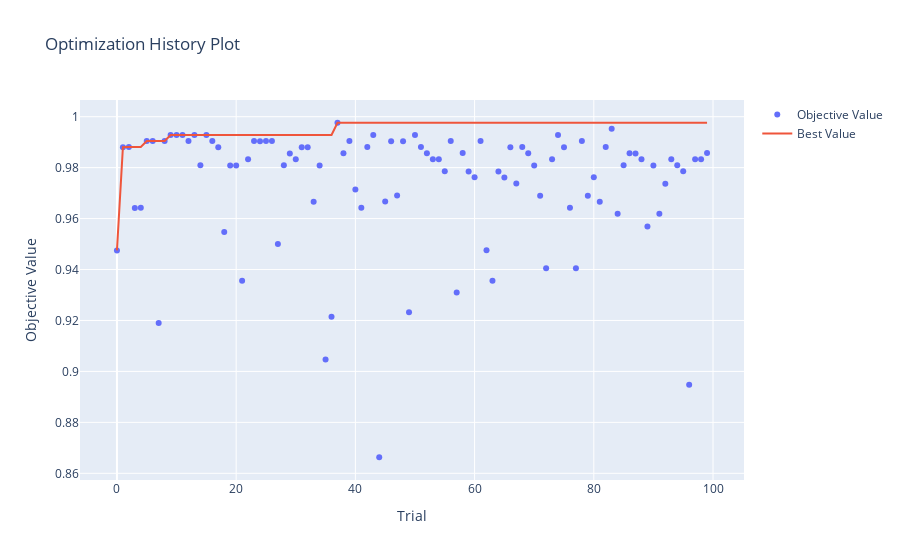
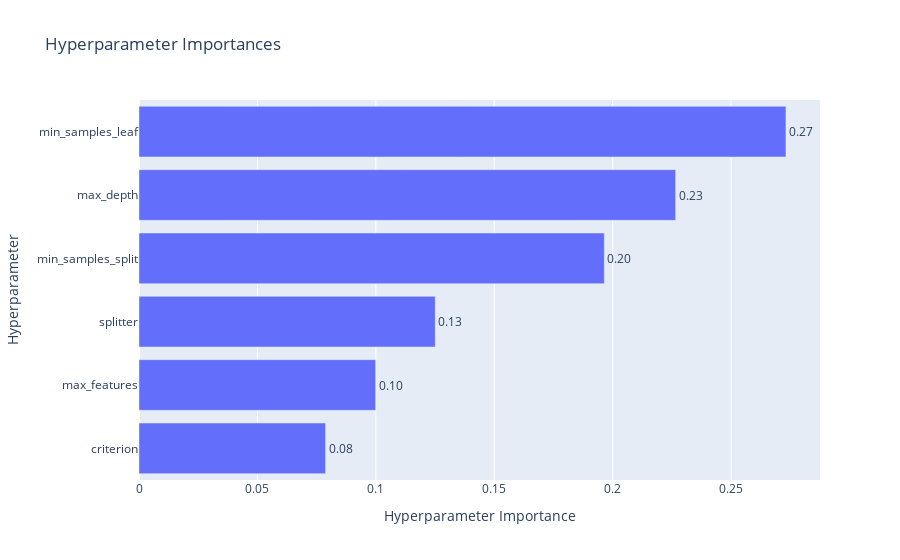

Notebook source saved alongside these figures, in order:
### Markdown cell above
LightGBM is too strong for this Dataset, we switch to Decision Tree because performance may be the same but we gain a lot regaring interpretability

### Code cell
import pandas as pd
import numpy as np
from sklearn.tree import DecisionTreeClassifier
from sklearn.model_selection import GroupKFold
from sklearn.metrics import accuracy_score
import optuna

# Load the data
file_path = "AF3_FeatReduc.xlsx"
data = pd.read_excel(file_path)
y = data["Type"]
X = data.iloc[:, 1:-1]
subjects = data["Sub"]

# Define the cross-validation strategy
gkf = GroupKFold(n_splits=7)  # Since there are 7 players

# Define the objective function for Optuna
def objective(trial):
    # Hyperparameters to tune for DecisionTreeClassifier
    param = {
        'criterion': trial.suggest_categorical('criterion', ['gini', 'entropy']),
        'splitter': trial.suggest_categorical('splitter', ['best', 'random']),
        'max_depth': trial.suggest_int('max_depth', 1, 15),
        'min_samples_split': trial.suggest_int('min_samples_split', 2, 20),
        'min_samples_leaf': trial.suggest_int('min_samples_leaf', 1, 20),
        'max_features': trial.suggest_categorical('max_features', [ 'sqrt', 'log2', None])
    }
    
    # Storage for fold accuracy
    accuracies = []
    
    for train_idx, test_idx in gkf.split(X, y, groups=subjects):
        print("Training on subjects:", subjects.iloc[train_idx].unique(), "Testing on subject:", subjects.iloc[test_idx].unique())
        X_train, X_test = X.iloc[train_idx], X.iloc[test_idx]
        y_train, y_test = y.iloc[train_idx], y.iloc[test_idx]
        
        # Create and train Decision Tree model
        model = DecisionTreeClassifier(**param)
        model.fit(X_train, y_train)
        
        # Predict on test data
        preds = model.predict(X_test)
        acc = accuracy_score(y_test, preds)
        accuracies.append(acc)
    
    # Calculate the average accuracy across all folds
    average_accuracy = np.mean(accuracies)
    return average_accuracy

# Sampler with a seed for reproducibility
sampler = optuna.samplers.TPESampler(seed=42)

# Create a study object and optimize the objective
study = optuna.create_study(direction='maximize', sampler=sampler)
study.optimize(objective, n_trials=100)  # Modify `n_trials` as per computation resource availability

# Print best parameters
print("Best trial:")
trial = study.best_trial
print(" Accuracy: ", trial.value)
print(" Params: ")
for key, value in trial.params.items():
    print(f"    {key}: {value}")



best_params = study.best_params
best_score = study.best_value

print("Best Hyperparameters:", best_params)
print("Best Score for Top 50,000:", best_score)

history_plot = vis.plot_optimization_history(study)
history_plot.show()

importance_plot = vis.plot_param_importances(study)
importance_plot.show()

slice_plot = vis.plot_slice(study)
slice_plot.show()

### Figure 1 — Plotly figure (JSON) as saved in the notebook; plotly's stock layout.template omitted (floating-point values rounded to 4 significant figures)
{"data": [{"mode": "markers", "name": "Objective Value", "type": "scatter", "x": [0, 1, 2, 3, 4, 5, 6, 7, 8, 9, 10, 11, 12, 13, 14, 15, 16, 17, 18, 19, 20, 21, 22, 23, 24, 25, 26, 27, 28, 29, 30, 31, 32, 33, 34, 35, 36, 37, 38, 39, 40, 41, 42, 43, 44, 45, 46, 47, 48, 49, 50, 51, 52, 53, 54, 55, 56, 57, 58, 59, 60, 61, 62, 63, 64, 65, 66, 67, 68, 69, 70, 71, 72, 73, 74, 75, 76, 77, 78, 79, 80, 81, 82, 83, 84, 85, 86, 87, 88, 89, 90, 91, 92, 93, 94, 95, 96, 97, 98, 99], "y": [0.9475, 0.988, 0.9881, 0.9642, 0.9643, 0.9904, 0.9904, 0.919, 0.9905, 0.9928, 0.9928, 0.9929, 0.9904, 0.9929, 0.981, 0.9929, 0.9905, 0.988, 0.9548, 0.9809, 0.9809, 0.9356, 0.9833, 0.9904, 0.9904, 0.9904, 0.9904, 0.95, 0.9809, 0.9856, 0.9833, 0.988, 0.988, 0.9666, 0.9809, 0.9047, 0.9214, 0.9976, 0.9857, 0.9905, 0.9714, 0.9642, 0.9881, 0.9928, 0.8663, 0.9667, 0.9904, 0.969, 0.9904, 0.9232, 0.9929, 0.9881, 0.9856, 0.9833, 0.9833, 0.9786, 0.9904, 0.931, 0.9857, 0.9785, 0.9762, 0.9905, 0.9475, 0.9356, 0.9785, 0.9761, 0.988, 0.9738, 0.9881, 0.9856, 0.9808, 0.969, 0.9405, 0.9833, 0.9929, 0.988, 0.9643, 0.9405, 0.9905, 0.969, 0.9762, 0.9666, 0.9881, 0.9952, 0.9619, 0.9809, 0.9856, 0.9856, 0.9833, 0.9569, 0.9808, 0.9619, 0.9737, 0.9833, 0.9809, 0.9786, 0.8948, 0.9833, 0.9833, 0.9857]}, {"mode": "lines", "name": "Best Value", "type": "scatter", "x": [0, 1, 2, 3, 4, 5, 6, 7, 8, 9, 10, 11, 12, 13, 14, 15, 16, 17, 18, 19, 20, 21, 22, 23, 24, 25, 26, 27, 28, 29, 30, 31, 32, 33, 34, 35, 36, 37, 38, 39, 40, 41, 42, 43, 44, 45, 46, 47, 48, 49, 50, 51, 52, 53, 54, 55, 56, 57, 58, 59, 60, 61, 62, 63, 64, 65, 66, 67, 68, 69, 70, 71, 72, 73, 74, 75, 76, 77, 78, 79, 80, 81, 82, 83, 84, 85, 86, 87, 88, 89, 90, 91, 92, 93, 94, 95, 96, 97, 98, 99], "y": [0.9475, 0.988, 0.9881, 0.9881, 0.9881, 0.9904, 0.9904, 0.9904, 0.9905, 0.9928, 0.9928, 0.9929, 0.9929, 0.9929, 0.9929, 0.9929, 0.9929, 0.9929, 0.9929, 0.9929, 0.9929, 0.9929, 0.9929, 0.9929, 0.9929, 0.9929, 0.9929, 0.9929, 0.9929, 0.9929, 0.9929, 0.9929, 0.9929, 0.9929, 0.9929, 0.9929, 0.9929, 0.9976, 0.9976, 0.9976, 0.9976, 0.9976, 0.9976, 0.9976, 0.9976, 0.9976, 0.9976, 0.9976, 0.9976, 0.9976, 0.9976, 0.9976, 0.9976, 0.9976, 0.9976, 0.9976, 0.9976, 0.9976, 0.9976, 0.9976, 0.9976, 0.9976, 0.9976, 0.9976, 0.9976, 0.9976, 0.9976, 0.9976, 0.9976, 0.9976, 0.9976, 0.9976, 0.9976, 0.9976, 0.9976, 0.9976, 0.9976, 0.9976, 0.9976, 0.9976, 0.9976, 0.9976, 0.9976, 0.9976, 0.9976, 0.9976, 0.9976, 0.9976, 0.9976, 0.9976, 0.9976, 0.9976, 0.9976, 0.9976, 0.9976, 0.9976, 0.9976, 0.9976, 0.9976, 0.9976]}, {"marker": {"color": "#cccccc"}, "mode": "markers", "name": "Infeasible Trial", "showlegend": false, "type": "scatter", "x": [], "y": []}], "layout": {"title": {"text": "Optimization History Plot"}, "xaxis": {"title": {"text": "Trial"}}, "yaxis": {"title": {"text": "Objective Value"}}}}

### Figure 2 — Plotly figure (JSON) as saved in the notebook; plotly's stock layout.template omitted (floating-point values rounded to 4 significant figures)
{"data": [{"cliponaxis": false, "hovertemplate": ["criterion (CategoricalDistribution): 0.07879797090673246<extra></extra>", "max_features (CategoricalDistribution): 0.09992976213968036<extra></extra>", "splitter (CategoricalDistribution): 0.12508645759378126<extra></extra>", "min_samples_split (IntDistribution): 0.1964580864088194<extra></extra>", "max_depth (IntDistribution): 0.22658257783199087<extra></extra>", "min_samples_leaf (IntDistribution): 0.2731451451189955<extra></extra>"], "name": "Objective Value", "orientation": "h", "text": ["0.08", "0.10", "0.13", "0.20", "0.23", "0.27"], "textposition": "outside", "type": "bar", "x": [0.0788, 0.09993, 0.1251, 0.1965, 0.2266, 0.2731], "y": ["criterion", "max_features", "splitter", "min_samples_split", "max_depth", "min_samples_leaf"]}], "layout": {"title": {"text": "Hyperparameter Importances"}, "xaxis": {"title": {"text": "Hyperparameter Importance"}}, "yaxis": {"title": {"text": "Hyperparameter"}}}}
